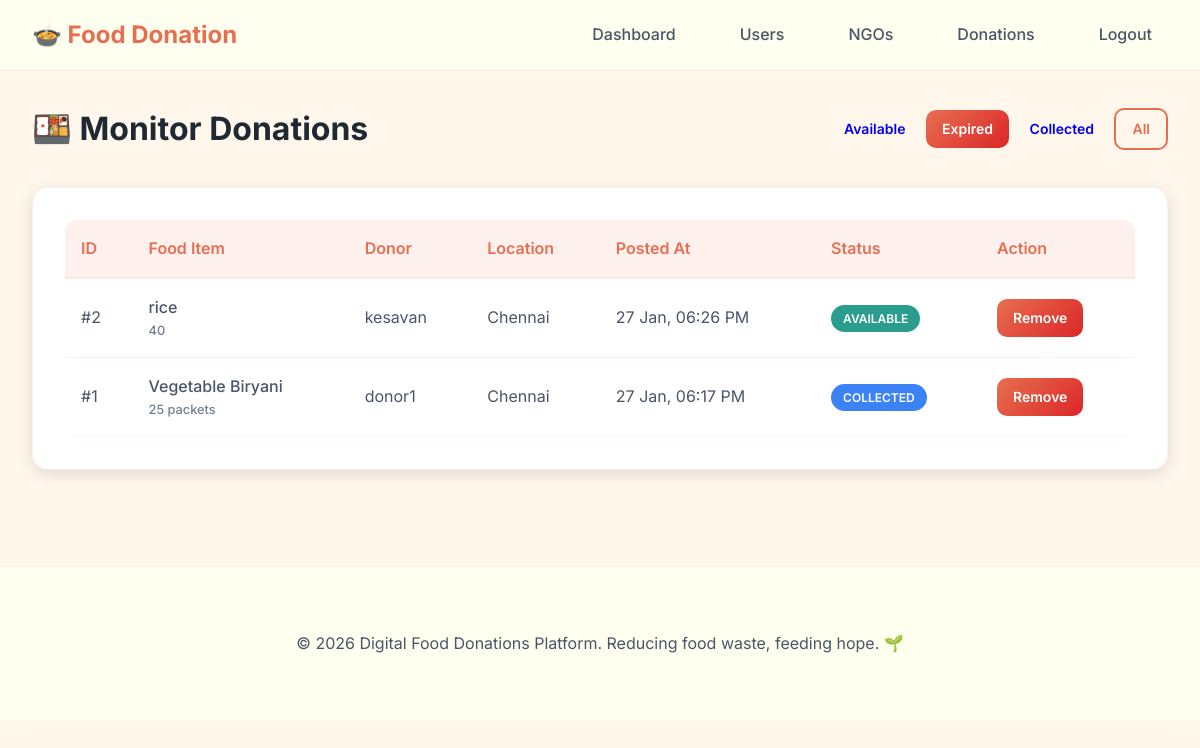
Screenshot of /admin/donations (signed in) with the database file from the repository.
### models.py (models this page shows, shortened)
class Donation(db.Model):
    __tablename__ = 'donation'
    id = db.Column(db.Integer, primary_key=True)
    donor_id = db.Column(db.Integer, db.ForeignKey('user.id'), nullable=False)
    food_name = db.Column(db.String(150), nullable=False)
    quantity = db.Column(db.String(50), nullable=False)
    food_time = db.Column(db.String(20), nullable=False)  # morning/afternoon/night
    expiry_datetime = db.Column(db.DateTime, nullable=False)
    location = db.Column(db.String(100), nullable=False)
    description = db.Column(db.Text, nullable=True)
    status = db.Column(db.String(20), default='available')  # available/accepted/collected/expired
    accepted_by = db.Column(db.Integer, db.ForeignKey('ngo.id'), nullable=True)
    created_at = db.Column(db.DateTime, default=datetime.utcnow)
    updated_at = db.Column(db.DateTime, default=datetime.utcnow, onupdate=datetime.utcnow)
    requests = db.relationship('Request', backref='donation', lazy=True)
    acceptor = db.relationship('NGO', backref='accepted_donations', foreign_keys=[accepted_by])

class User(db.Model, UserMixin):
    __tablename__ = 'user'
    id = db.Column(db.Integer, primary_key=True)
    username = db.Column(db.String(80), unique=True, nullable=False)
    email = db.Column(db.String(120), unique=True, nullable=False)
    password_hash = db.Column(db.String(200), nullable=False)
    phone_number = db.Column(db.String(15), nullable=False)
    location = db.Column(db.String(100), nullable=False)
    role = db.Column(db.String(20), nullable=False)  # 'donor' or 'recipient'
    is_active = db.Column(db.Boolean, default=True)
    created_at = db.Column(db.DateTime, default=datetime.utcnow)
    donations = db.relationship('Donation', backref='donor', lazy=True, foreign_keys='Donation.donor_id')

### app.py (the view)
@app.route('/admin/donations')
@login_required
@role_required('admin')
def admin_donations():
    status_filter = request.args.get('status', '')
    query = Donation.query
    if status_filter:
        query = query.filter(Donation.status == status_filter)
    donations = query.order_by(Donation.created_at.desc()).all()
    return render_template('admin/donations.html', donations=donations)

### app.py (called while the page is built)
@login_manager.user_loader
def load_user(user_id):
    user_type = session.get('user_type')
    if user_type == 'user':
        return User.query.get(int(user_id))
    elif user_type == 'ngo':
        return NGO.query.get(int(user_id))
    elif user_type == 'admin':
        return Admin.query.get(int(user_id))
    return None

def role_required(role):
    def decorator(f):
        @wraps(f)
        def decorated_function(*args, **kwargs):
            if not current_user.is_authenticated:
                flash('Please login to access this page.', 'warning')
                return redirect(url_for('login'))
            if session.get('user_type') != role:
                flash('You do not have permission to access this page.', 'danger')
                return redirect(url_for('index'))
            return f(*args, **kwargs)
        return decorated_function
    return decorator

### templates/admin/donations.html (shortened to what this page needs)
{% extends "base.html" %}
{% block content %}
<div class="container">
    <div class="row" style="align-items: center; margin-bottom: 2rem;">
        <div class="col">
            <h1>🍱 Monitor Donations</h1>
        </div>
        <div class="col" style="text-align: right;">
            <a href="{{ url_for('admin_donations', status='available') }}" class="btn btn-sm btn-success">Available</a>
            <a href="{{ url_for('admin_donations', status='expired') }}" class="btn btn-sm btn-danger">Expired</a>
            <a href="{{ url_for('admin_donations', status='collected') }}" class="btn btn-sm btn-info">Collected</a>
            <a href="{{ url_for('admin_donations') }}" class="btn btn-sm btn-outline">All</a>
        </div>
    </div>
    <div class="card fade-in">
        <div class="table-container">
            <table>
                <thead>
                    <tr>
                        <th>ID</th>
                        <th>Food Item</th>
                        <th>Donor</th>
                        <th>Location</th>
                        <th>Posted At</th>
                        <th>Status</th>
                        <th>Action</th>
                    </tr>
                </thead>
                <tbody>
                    {% for donation in donations %}
                    <tr>
                        <td>#{{ donation.id }}</td>
                        <td style="font-weight: 500;">
                            {{ donation.food_name }}
                            <div style="font-size: 0.8rem; color: var(--text-muted);">{{ donation.quantity }}</div>
                        </td>
                        <td>{{ donation.donor.username }}</td>
                        <td>{{ donation.location }}</td>
                        <td>{{ donation.created_at.strftime('%d %b, %I:%M %p') }}</td>
                        <td>
                            {% if donation.status == 'available' %}
                            <span class="badge badge-success">Available</span>
                            {% elif donation.status == 'accepted' %}
                            <span class="badge badge-warning">Accepted</span>
                            {% elif donation.status == 'collected' %}
                            <span class="badge badge-info">Collected</span>
                            {% elif donation.status == 'expired' %}
                            <span class="badge badge-danger">Expired</span>
                            {% endif %}
                        </td>
                        <td>
                            <a href="{{ url_for('admin_remove_donation', donation_id=donation.id) }}"
                                class="btn btn-sm btn-danger"
                                onclick="return confirmAction('Delete this donation permanently?')">
                                Remove
                            </a>
                        </td>
                    </tr>
                    {% endfor %}
                </tbody>
            </table>
        </div>
    </div>
</div>
{% endblock %}

### templates/base.html (shortened to what this page needs)
<!DOCTYPE html>
<html lang="en">
<head>
    <link rel="stylesheet" href="{{ url_for('static', filename='css/style.css') }}">
</head>
<body>
    <nav class="navbar">
        <div class="container">
            <a href="{{ url_for('index') }}" class="navbar-brand">
                🍲 Food Donation
            </a>
            <ul class="navbar-nav">
                {% if current_user.is_authenticated %}
                    {% if session.get('user_type') == 'user' %}
                        <li><a href="{{ url_for('user_dashboard') }}" class="nav-link">Dashboard</a></li>
                        <li><a href="{{ url_for('user_donate') }}" class="nav-link">Donate Food</a></li>
                        <li><a href="{{ url_for('user_available') }}" class="nav-link">Available Food</a></li>
                        <li><a href="{{ url_for('user_history') }}" class="nav-link">History</a></li>
                    {% elif session.get('user_type') == 'ngo' %}
                        <li><a href="{{ url_for('ngo_dashboard') }}" class="nav-link">Dashboard</a></li>
                        <li><a href="{{ url_for('ngo_nearby') }}" class="nav-link">Nearby Donations</a></li>
                        <li><a href="{{ url_for('ngo_history') }}" class="nav-link">History</a></li>
                    {% elif session.get('user_type') == 'admin' %}
                        <li><a href="{{ url_for('admin_dashboard') }}" class="nav-link">Dashboard</a></li>
                        <li><a href="{{ url_for('admin_users') }}" class="nav-link">Users</a></li>
                        <li><a href="{{ url_for('admin_ngos') }}" class="nav-link">NGOs</a></li>
                        <li><a href="{{ url_for('admin_donations') }}" class="nav-link">Donations</a></li>
                    {% endif %}
                    <li><a href="{{ url_for('logout') }}" class="nav-link">Logout</a></li>
                {% else %}
                    <li><a href="{{ url_for('index') }}" class="nav-link">Home</a></li>
                    <li><a href="{{ url_for('login') }}" class="btn btn-primary btn-sm">Login</a></li>
                    <li><a href="{{ url_for('register') }}" class="btn btn-outline btn-sm">Register</a></li>
                {% endif %}
            </ul>
        </div>
    </nav>
    <main>
        {% block content %}{% endblock %}
    </main>
    <footer>
        <div class="container">
            <p>&copy; 2026 Digital Food Donations Platform. Reducing food waste, feeding hope. 🌱</p>
        </div>
    </footer>
</body>
</html>

### static/css/style.css (style rules this page uses)
:root { --primary: #E76F51; --primary-dark: #d15a3d; --primary-light: #f08c71; --secondary: #2A9D8F; --secondary-dark: #21867a; --accent: #F4A261; --card-bg: #FFFFFF; --bg-primary: #FFF7EC; --bg-secondary: #fffefd; --bg-tertiary: #fdf9f4; --text-primary: #1F2933; --text-secondary: #4a5568; --text-muted: #718096; --success: #2A9D8F; --warning: #F4A261; --danger: #E76F51; --info: #3b82f6; --glass-bg: rgba(255, 255, 240, 0.9); --glass-border: rgba(231, 111, 81, 0.1); --shadow-sm: 0 2px 8px rgba(0, 0, 0, 0.08); --shadow-md: 0 4px 16px rgba(0, 0, 0, 0.12); --shadow-lg: 0 8px 32px rgba(0, 0, 0, 0.16); --shadow-glow: 0 0 20px rgba(231, 111, 81, 0.2); --transition: all 0.3s cubic-bezier(0.4, 0, 0.2, 1); }
* { margin: 0; padding: 0; box-sizing: border-box; }
body { font-family: 'Inter', sans-serif; background: var(--bg-primary); color: var(--text-primary); line-height: 1.6; min-height: 100vh; }
.navbar { background: var(--glass-bg); backdrop-filter: blur(10px); border-bottom: 1px solid var(--glass-border); padding: 1rem 0; position: sticky; top: 0; z-index: 1000; }
.navbar .container { display: flex; justify-content: space-between; align-items: center; max-width: 1200px; margin: 0 auto; padding: 0 2rem; }
.navbar-brand { font-size: 1.5rem; font-weight: 700; color: var(--primary); text-decoration: none; display: flex; align-items: center; gap: 0.5rem; }
.navbar-nav { display: flex; list-style: none; gap: 2rem; align-items: center; }
.nav-link { color: var(--text-secondary); text-decoration: none; font-weight: 500; transition: var(--transition); padding: 0.5rem 1rem; border-radius: 8px; }
.btn { padding: 0.75rem 1.5rem; border: none; border-radius: 10px; font-weight: 600; cursor: pointer; transition: var(--transition); text-decoration: none; display: inline-block; font-size: 1rem; }
.btn-danger { background: linear-gradient(135deg, var(--danger) 0%, #dc2626 100%); color: white; }
.btn-outline { background: transparent; border: 2px solid var(--primary); color: var(--primary); }
.btn-sm { padding: 0.5rem 1rem; font-size: 0.875rem; }
.card { background: var(--card-bg); backdrop-filter: blur(10px); border: 1px solid var(--glass-border); border-radius: 16px; padding: 2rem; box-shadow: var(--shadow-md); transition: var(--transition); }
.badge { padding: 0.25rem 0.75rem; border-radius: 20px; font-size: 0.75rem; font-weight: 600; text-transform: uppercase; display: inline-block; }
.badge-success { background: var(--success); color: white; }
.badge-info { background: var(--info); color: white; }
.table-container { overflow-x: auto; border-radius: 12px; background: var(--card-bg); backdrop-filter: blur(10px); }
table { width: 100%; border-collapse: collapse; }
thead { background: rgba(231, 111, 81, 0.1); }
th { padding: 1rem; text-align: left; font-weight: 600; color: var(--primary); border-bottom: 2px solid var(--glass-border); }
td { padding: 1rem; border-bottom: 1px solid var(--glass-border); color: var(--text-secondary); }
.container { max-width: 1200px; margin: 0 auto; padding: 2rem; }
.row { display: flex; flex-wrap: wrap; gap: 2rem; margin-bottom: 2rem; }
.col { flex: 1; min-width: 250px; }
footer { background: var(--glass-bg); backdrop-filter: blur(10px); border-top: 1px solid var(--glass-border); padding: 2rem 0; margin-top: 4rem; text-align: center; color: var(--text-secondary); }
.fade-in { animation: fadeIn 0.5s ease-out; }

### rows the page displays
Donation: id "2", food_name "rice", quantity "40", donor.username "kesavan", location "Chennai", created_at "27 Jan, 06:26 PM", status "AVAILABLE"
Donation: id "1", food_name "Vegetable Biryani", quantity "25 packets", donor.username "donor1", location "Chennai", created_at "27 Jan, 06:17 PM", status "COLLECTED"
